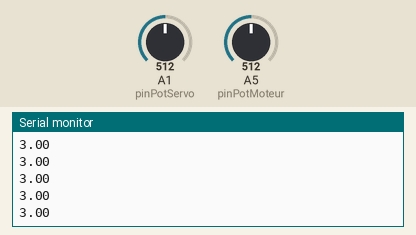
A sketch run on a simulated Arduino Uno, built with avr-gcc and run on an emulated ATmega328P. Parts: the last lines printed to the serial monitor. Inputs (shaded band) come from the test bench; at power-on: A1 (pinPotServo) = 512, A5 (pinPotMoteur) = 512. No radio packets arrive unless stated.

Above: at 1.2 s.
1.3 s: A1 (pinPotServo) set to 716
At 2.4 s:
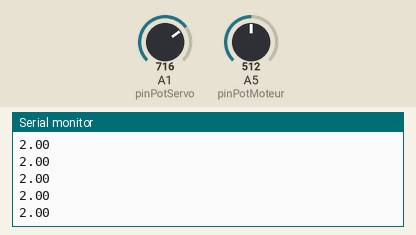
2.8 s: A5 (pinPotMoteur) set to 306
At 3.7 s:
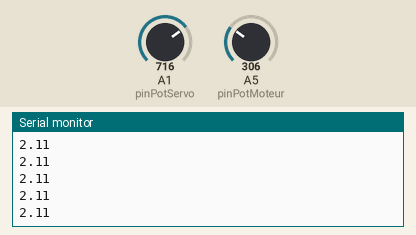
4.3 s: A1 (pinPotServo) set to 900
At 5.3 s:
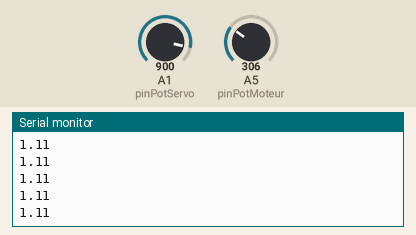
5.8 s: A5 (pinPotMoteur) set to 122
At 6.6 s:
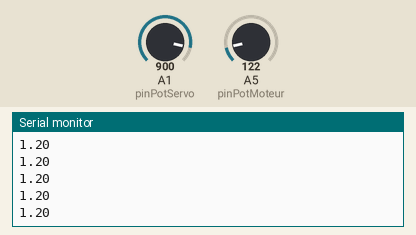
Timing chart, 0 to 8.3 s (numbered marks = the images above; inputs shaded):
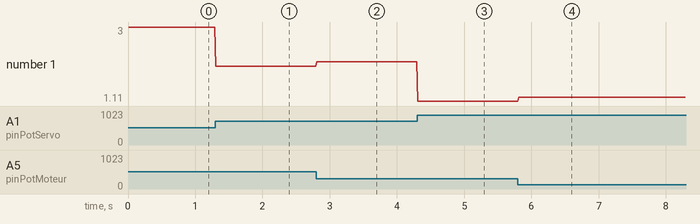

Measured:
- after the input at 1.3 s, the serial monitor: prints a new line at once (image 1)
- after the input at 2.8 s, the serial monitor: prints a new line at once (image 2)
- after the input at 4.3 s, the serial monitor: prints a new line at once (image 3)
- after the input at 5.8 s, the serial monitor: prints a new line at once (image 4)
- plotted number 1: 3 → 2 after the input at 1.3 s, 2 → 2.11 after the input at 2.8 s, 2.11 → 1.11 after the input at 4.3 s, 1.11 → 1.2 after the input at 5.8 s

The sketch:

Joysticks.ino
```cpp
#include <SPI.h>
#include <RF24.h>

// pins radio
int pinCSN = 10;
int pinCE = 9;

//pins moteurs
int pinPotServo = A1;
int pinPotMoteur = A5;

// creation de l(objet radio
RF24 radio(pinCE, pinCSN);

// adresse de communication
const byte adresse[6] = "00001";

void setup()
{
  Serial.begin(9600);
  // demarrage de la radio
  radio.begin();
  // cette radio va envoyer les infos
  radio.openWritingPipe(adresse);
  // puissance emettrice
  radio.setPALevel(RF24_PA_LOW);
  // pret a l'emploi
  radio.stopListening();
}

void loop()
{
  // recuperation des valeurs des joysticks
  int valPotServo = analogRead(pinPotServo);
  int valPotMoteur = analogRead(pinPotMoteur);
  // conversion en donnees utilisables
  int angle = my_map(valPotServo);
  int valMot = map(valPotMoteur, 0, 1023, 50, 0);
  if (valMot <= 30){
    valMot = 0;
  }
  else{
    valMot = valMot - 25;
  }
  // creation du message
  double message = encode(angle, valMot);
  // envoie du message
  radio.write(&message, sizeof(message));
  Serial.println(message);
  delay(10);  // 5ms

}

// mes fonctions
double encode(int angle, double valMot)
{
  return (angle + (valMot/100));
}

int my_map(int val)
{
  val = val / 205;
  val = val + 1;
  val = 6 - round(val);
  return val;
}
```
